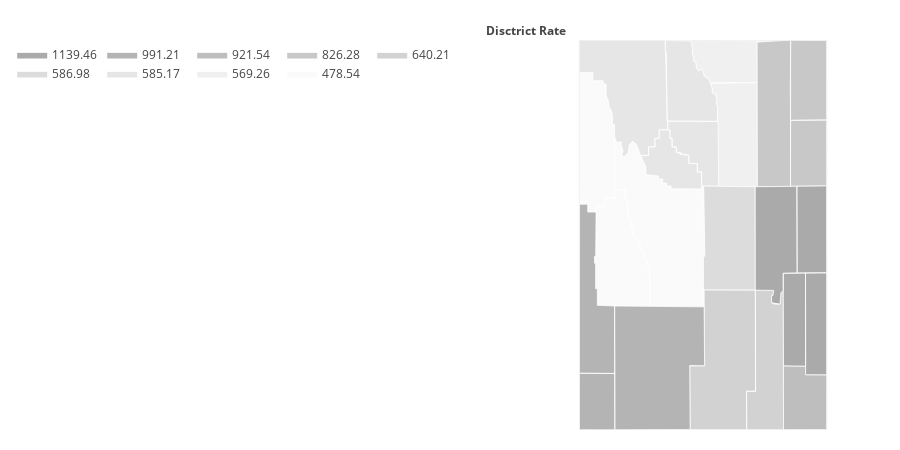

Source (notebook cell):
### Code cell
########placement rates chloropleth#########
display(HTML('<h1>DFS Placement Rates for {}</h1>'.format(YEAR)))
district_num = 0
placement_values = []
for county in counties:
    for county_arr_idx in range(len(placement_county_districts)):#search through county list to match county name with judicial district number
        if county in placement_county_districts[county_arr_idx]:
            placement_values.append(placement_rates_data.loc[idx[county_arr_idx+1,YEAR:YEAR], :]['Rate'][0])
            #print('county:{} found in {}, len(vals)={}, with value of {}'.format(county,placement_county_districts[county_arr_idx],len(values),placement_rates_data.loc[idx[county_arr_idx+1,YEAR:YEAR], :]['Rate']))
            #district_num = county_arr_idx
            
display(HTML(placement_rates_data.loc[idx[:,YEAR:YEAR], :].to_html()))

#values = [x for x in range(23)]
#fips = [str(x) for x in range(56000,56046) if x%2!=0]
# print(len(values))
# print(len(fips))
# print(fips)
# print(values)

fig = ff.create_choropleth(
    fips=fips, values=placement_values,colorscale=grey_scale,
    scope=['Wyoming'], county_outline={'color': 'rgb(255,255,255)', 'width': 0.75},
    legend_title='Disctrict Rate'
)
fig['layout']['legend'].update({'x': -.2,'orientation':'h'})
fig['layout']['annotations'][0].update({'x': -0.12, 'xanchor': 'left'})
pl.offline.iplot(fig, filename='placement_rates_choropleth_wyoming')

### Figure 1 — Plotly figure (JSON) as saved in the notebook; plotly's stock layout.template omitted (floating-point values rounded to 4 significant figures)
{"data": [{"fill": "toself", "fillcolor": "rgb(250,250,250)", "hoverinfo": "none", "line": {"color": "rgb(255,255,255)", "width": 0.75}, "mode": "lines", "name": "478.54", "type": "scatter", "uid": "423d50d6-b46a-11e8-a0aa-18d6c706c04c", "x": [-110.1, -110.0, -109.9, -109.9, -109.8, -109.9, -109.8, -109.7, -109.7, -109.6, -109.5, -109.2, -109.2, -108.8, -108.8, -108.7, -108.7, -108.6, -108.6, -108.5, -108.5, -107.6, -107.6, -107.5, -107.5, -107.5, -107.5, -107.5, -109.0, -109.1, -109.1, -109.1, -109.2, -109.2, -109.3, -109.4, -109.6, -109.6, -109.7, -109.7, -109.8, -109.8, -110.1, -110.1, null, -110.6, -110.6, -110.6, -110.3, -110.3, -110.1, -110.1, -109.8, -109.8, -109.7, -109.7, -109.6, -109.6, -109.4, -109.3, -109.2, -109.2, -109.1, -109.1, -109.1, -109.0, -110.5, -110.5, -110.6, -110.6, -110.6, -110.6, null, -111.1, -110.7, -110.7, -110.4, -110.4, -110.3, -110.3, -110.2, -110.2, -110.1, -110.1, -110.1, -110.1, -110.1, -110.3, -110.3, -110.6, -110.6, -110.8, -110.8, -111.0, -111.1, null], "y": [44.01, 43.95, 43.96, 43.93, 43.86, 43.83, 43.8, 43.85, 43.91, 43.95, 43.95, 43.7, 43.62, 43.61, 43.58, 43.58, 43.53, 43.53, 43.5, 43.5, 43.47, 43.47, 43.5, 43.5, 43.13, 42.78, 42.78, 42.26, 42.26, 42.69, 42.69, 42.74, 42.77, 42.8, 42.86, 42.95, 43.01, 43.07, 43.22, 43.37, 43.37, 43.46, 43.46, 44.01, null, 42.78, 42.78, 43.29, 43.29, 43.38, 43.38, 43.46, 43.46, 43.37, 43.37, 43.22, 43.07, 43.01, 42.95, 42.86, 42.8, 42.77, 42.74, 42.69, 42.69, 42.26, 42.28, 42.45, 42.45, 42.71, 42.71, 42.78, null, 44.67, 44.67, 44.58, 44.58, 44.56, 44.54, 44.43, 44.37, 44.31, 44.28, 44.21, 44.13, 44.13, 43.38, 43.38, 43.29, 43.29, 43.24, 43.24, 43.32, 43.32, 44.67, null]}, {"fill": "toself", "fillcolor": "rgb(240,240,240)", "hoverinfo": "none", "line": {"color": "rgb(255,255,255)", "width": 0.75}, "mode": "lines", "name": "569.26", "type": "scatter", "uid": "423d50d7-b46a-11e8-a0aa-18d6c706c04c", "x": [-107.4, -106.0, -106.0, -107.1, -107.1, -107.2, -107.2, -107.2, -107.3, -107.3, -107.4, null, -107.9, -106.0, -106.0, -107.4, -107.4, -107.5, -107.5, -107.6, -107.7, -107.7, -107.8, -107.8, -107.8, -107.9, -107.9, -107.9, null], "y": [44.56, 44.56, 43.49, 43.49, 44.32, 44.35, 44.37, 44.45, 44.46, 44.5, 44.56, null, 45.0, 44.99, 44.56, 44.56, 44.6, 44.63, 44.68, 44.7, 44.68, 44.72, 44.77, 44.79, 44.82, 44.87, 44.92, 45.0, null]}, {"fill": "toself", "fillcolor": "rgb(230,230,230)", "hoverinfo": "none", "line": {"color": "rgb(255,255,255)", "width": 0.75}, "mode": "lines", "name": "585.17", "type": "scatter", "uid": "423d50d8-b46a-11e8-a0aa-18d6c706c04c", "x": [-108.6, -107.9, -107.8, -107.9, -107.8, -107.8, -107.8, -107.7, -107.7, -107.6, -107.5, -107.5, -107.4, -107.3, -107.3, -107.2, -107.2, -107.2, -107.1, -107.1, -108.6, -108.6, -108.6, -108.6, null, -109.3, -109.1, -109.1, -108.9, -108.9, -108.8, -108.8, -108.5, -108.5, -108.4, -108.4, -108.3, -108.3, -108.0, -108.0, -107.7, -107.7, -107.6, -107.6, -108.5, -108.5, -108.6, -108.6, -108.7, -108.7, -108.8, -108.8, -109.2, -109.2, -109.3, null, -111.1, -111.1, -108.6, -108.6, -108.8, -108.8, -108.9, -108.9, -109.1, -109.1, -109.3, -109.4, -109.5, -109.6, -109.7, -109.8, -109.9, -109.8, -109.9, -109.9, -110.0, -110.1, -110.1, -110.1, -110.1, -110.1, -110.2, -110.2, -110.3, -110.3, -110.4, -110.4, -110.7, -110.7, -111.1, -111.1, null, -108.6, -107.1, -107.1, -107.6, -107.6, -107.7, -107.7, -108.0, -108.0, -108.2, -108.2, -108.2, -108.3, -108.3, -108.4, -108.4, -108.5, -108.5, -108.6, -108.6, null], "y": [45.0, 44.99, 44.91, 44.87, 44.82, 44.79, 44.77, 44.72, 44.68, 44.7, 44.68, 44.63, 44.6, 44.5, 44.46, 44.45, 44.37, 44.35, 44.32, 44.17, 44.17, 44.87, 44.87, 45.0, null, 43.81, 43.82, 43.9, 43.9, 43.99, 43.99, 44.08, 44.08, 43.99, 43.99, 43.9, 43.9, 43.85, 43.82, 43.73, 43.73, 43.65, 43.65, 43.47, 43.47, 43.5, 43.5, 43.53, 43.53, 43.58, 43.58, 43.61, 43.62, 43.7, 43.81, null, 44.87, 45.0, 45.0, 44.08, 44.08, 43.99, 43.99, 43.9, 43.9, 43.82, 43.81, 43.93, 43.96, 43.92, 43.85, 43.8, 43.83, 43.86, 43.93, 43.96, 43.95, 44.01, 44.13, 44.13, 44.21, 44.28, 44.31, 44.37, 44.43, 44.54, 44.56, 44.58, 44.58, 44.67, 44.67, 44.87, null, 44.17, 44.17, 43.5, 43.5, 43.65, 43.65, 43.73, 43.73, 43.82, 43.82, 43.83, 43.85, 43.85, 43.9, 43.9, 43.99, 43.99, 44.08, 44.08, 44.17, null]}, {"fill": "toself", "fillcolor": "rgb(220,220,220)", "hoverinfo": "none", "line": {"color": "rgb(255,255,255)", "width": 0.75}, "mode": "lines", "name": "586.98", "type": "scatter", "uid": "423d50d9-b46a-11e8-a0aa-18d6c706c04c", "x": [-107.5, -107.5, -107.5, -106.1, -106.1, -107.5, -107.5, null], "y": [42.78, 42.78, 43.5, 43.49, 42.43, 42.43, 42.78, null]}, {"fill": "toself", "fillcolor": "rgb(210,210,210)", "hoverinfo": "none", "line": {"color": "rgb(255,255,255)", "width": 0.75}, "mode": "lines", "name": "640.21", "type": "scatter", "uid": "423d50da-b46a-11e8-a0aa-18d6c706c04c", "x": [-106.3, -106.1, -106.1, -105.6, -105.6, -105.6, -105.6, -105.5, -105.4, -105.4, -105.3, -105.3, -106.3, -106.3, null, -107.9, -107.5, -107.5, -106.1, -106.1, -106.3, -106.3, -107.9, -107.9, null], "y": [41.4, 41.4, 42.43, 42.43, 42.38, 42.38, 42.3, 42.29, 42.29, 42.4, 42.43, 41.0, 41.0, 41.4, null, 41.65, 41.66, 42.43, 42.43, 41.4, 41.4, 41.0, 41.0, 41.65, null]}, {"fill": "toself", "fillcolor": "rgb(200,200,200)", "hoverinfo": "none", "line": {"color": "rgb(255,255,255)", "width": 0.75}, "mode": "lines", "name": "826.28", "type": "scatter", "uid": "423d50db-b46a-11e8-a0aa-18d6c706c04c", "x": [-106.0, -105.1, -105.1, -106.0, -106.0, null, -105.1, -105.1, -104.1, -104.1, -105.1, -105.1, null, -105.1, -105.1, -104.1, -104.1, -105.1, -105.1, null], "y": [44.98, 45.0, 43.5, 43.49, 44.98, null, 44.54, 45.0, 45.0, 44.18, 44.18, 44.54, null, 43.97, 44.18, 44.18, 43.5, 43.5, 43.97, null]}, {"fill": "toself", "fillcolor": "rgb(190,190,190)", "hoverinfo": "none", "line": {"color": "rgb(255,255,255)", "width": 0.75}, "mode": "lines", "name": "921.54", "type": "scatter", "uid": "423d50dc-b46a-11e8-a0aa-18d6c706c04c", "x": [-105.3, -105.3, -104.7, -104.7, -104.1, -104.1, -105.3, -105.3, null], "y": [41.4, 41.66, 41.65, 41.57, 41.56, 41.0, 41.0, 41.4, null]}, {"fill": "toself", "fillcolor": "rgb(180,180,180)", "hoverinfo": "none", "line": {"color": "rgb(255,255,255)", "width": 0.75}, "mode": "lines", "name": "991.21", "type": "scatter", "uid": "423d50dd-b46a-11e8-a0aa-18d6c706c04c", "x": [-111.0, -111.0, -110.8, -110.8, -110.6, -110.6, -110.6, -110.6, -110.6, -110.6, -110.5, -110.5, -110.1, -110.0, -111.0, -111.0, null, -110.1, -110.1, -107.5, -107.5, -107.9, -107.9, -110.0, -110.1, null, -111.0, -111.0, -110.0, -110.0, -111.0, -111.0, null], "y": [42.15, 43.32, 43.32, 43.24, 43.24, 42.78, 42.78, 42.71, 42.71, 42.45, 42.45, 42.28, 42.27, 41.58, 41.58, 42.15, null, 42.01, 42.27, 42.26, 41.66, 41.66, 41.0, 41.0, 42.01, null, 41.16, 41.58, 41.58, 41.0, 41.0, 41.16, null]}, {"fill": "toself", "fillcolor": "rgb(170,170,170)", "hoverinfo": "none", "line": {"color": "rgb(255,255,255)", "width": 0.75}, "mode": "lines", "name": "1139.46", "type": "scatter", "uid": "423d50de-b46a-11e8-a0aa-18d6c706c04c", "x": [-106.1, -104.9, -104.9, -105.3, -105.3, -105.4, -105.4, -105.6, -105.6, -105.6, -105.6, -106.1, -106.1, null, -104.7, -104.1, -104.1, -104.7, -104.7, null, -104.9, -104.1, -104.1, -104.9, -104.9, null, -105.3, -104.7, -104.7, -105.3, -105.3, null], "y": [43.49, 43.5, 42.61, 42.61, 42.43, 42.4, 42.29, 42.3, 42.38, 42.38, 42.43, 42.43, 43.49, null, 42.61, 42.61, 41.56, 41.57, 42.61, null, 43.5, 43.5, 42.61, 42.61, 43.5, null, 42.61, 42.61, 41.65, 41.66, 42.61, null]}, {"hoverinfo": "text", "legendgroup": "centroids", "marker": {"color": "white", "opacity": 0}, "mode": "markers", "name": "US Counties", "selected": {"marker": {"color": "white", "opacity": 1, "size": 3}}, "showlegend": false, "text": ["County: Albany<br>State: Wyoming<br>FIPS: 56001<br>Value: 640.21", "County: Big Horn<br>State: Wyoming<br>FIPS: 56003<br>Value: 585.17", "County: Campbell<br>State: Wyoming<br>FIPS: 56005<br>Value: 826.28", "County: Carbon<br>State: Wyoming<br>FIPS: 56007<br>Value: 640.21", "County: Converse<br>State: Wyoming<br>FIPS: 56009<br>Value: 1139.46", "County: Crook<br>State: Wyoming<br>FIPS: 56011<br>Value: 826.28", "County: Fremont<br>State: Wyoming<br>FIPS: 56013<br>Value: 478.54", "County: Goshen<br>State: Wyoming<br>FIPS: 56015<br>Value: 1139.46", "County: Hot Springs<br>State: Wyoming<br>FIPS: 56017<br>Value: 585.17", "County: Johnson<br>State: Wyoming<br>FIPS: 56019<br>Value: 569.26", "County: Laramie<br>State: Wyoming<br>FIPS: 56021<br>Value: 921.54", "County: Lincoln<br>State: Wyoming<br>FIPS: 56023<br>Value: 991.21", "County: Natrona<br>State: Wyoming<br>FIPS: 56025<br>Value: 586.98", "County: Niobrara<br>State: Wyoming<br>FIPS: 56027<br>Value: 1139.46", "County: Park<br>State: Wyoming<br>FIPS: 56029<br>Value: 585.17", "County: Platte<br>State: Wyoming<br>FIPS: 56031<br>Value: 1139.46", "County: Sheridan<br>State: Wyoming<br>FIPS: 56033<br>Value: 569.26", "County: Sublette<br>State: Wyoming<br>FIPS: 56035<br>Value: 478.54", "County: Sweetwater<br>State: Wyoming<br>FIPS: 56037<br>Value: 991.21", "County: Teton<br>State: Wyoming<br>FIPS: 56039<br>Value: 478.54", "County: Uinta<br>State: Wyoming<br>FIPS: 56041<br>Value: 991.21", "County: Washakie<br>State: Wyoming<br>FIPS: 56043<br>Value: 585.17", "County: Weston<br>State: Wyoming<br>FIPS: 56045<br>Value: 826.28"], "type": "scatter", "uid": "423d50df-b46a-11e8-a0aa-18d6c706c04c", "unselected": {"marker": {"opacity": 0}}, "x": [-105.7, -108.0, -105.5, -106.9, -105.5, -104.6, -108.6, -104.4, -108.4, -106.6, -104.7, -110.7, -106.8, -104.5, -109.6, -105.0, -106.9, -109.9, -108.9, -110.6, -110.5, -107.7, -104.6], "y": [41.65, 44.53, 44.25, 41.69, 42.97, 44.59, 43.04, 42.09, 43.72, 44.04, 41.31, 42.26, 42.96, 43.06, 44.52, 42.13, 44.79, 42.77, 41.66, 43.93, 41.29, 43.9, 43.84]}, {"hoverinfo": "text", "legendgroup": "States", "line": {"color": "rgb(240, 240, 240)", "width": 1}, "mode": "lines", "showlegend": false, "type": "scatter", "uid": "423d50e0-b46a-11e8-a0aa-18d6c706c04c", "x": [-111.1, -111.1, -104.1, -104.1, -111.0, -111.1, null], "y": [44.87, 45.0, 45.0, 41.0, 41.0, 44.87, null]}], "layout": {"annotations": [{"showarrow": false, "text": "<b>Disctrict Rate</b>", "x": -0.12, "xanchor": "left", "xref": "paper", "y": 1.05, "yref": "paper"}], "dragmode": "select", "height": 450, "hovermode": "closest", "legend": {"orientation": "h", "traceorder": "reversed", "x": -0.2, "xanchor": "right", "y": 1, "yanchor": "top"}, "margin": {"b": 20, "l": 20, "r": 20, "t": 40}, "width": 900, "xaxis": {"autorange": false, "fixedrange": true, "range": [-112.6, -102.6], "showgrid": false, "showticklabels": false, "zeroline": false}, "yaxis": {"autorange": false, "fixedrange": true, "range": [41.0, 45.0], "showgrid": false, "showticklabels": false, "zeroline": false}}}
